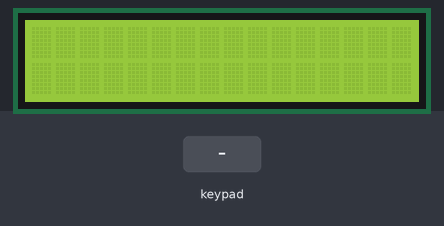
Recording of a sketch running on a simulated Arduino Uno, built with avr-gcc and run on an emulated ATmega328P. On the bench: 16×2 character LCD. Inputs (shaded band) come from the test bench.

Above: at 1.2 s.
1.3 s: keypad keys 9 8 7 6 # pressed 0.4 s apart
At 4.2 s:
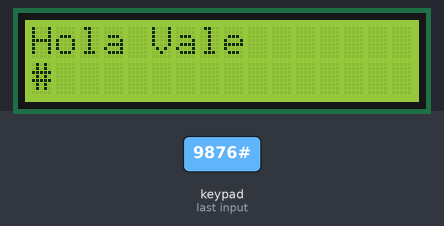
4.8 s: key 'D' pressed
At 5.6 s:
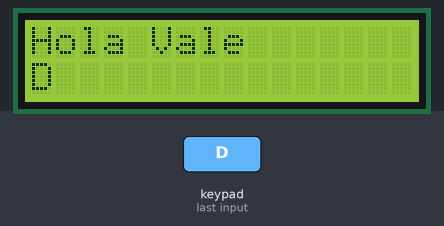
6.3 s: key 'C' pressed
7.8 s: keypad keys 9 8 7 6 * pressed 0.4 s apart
At 10.3 s:
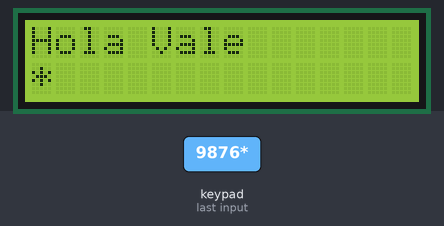
11.3 s: key 'B' pressed
At 12.1 s:
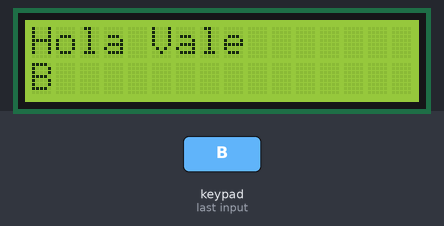
12.8 s: keypad keys 9 8 7 6 A pressed 0.4 s apart
At 15.3 s:
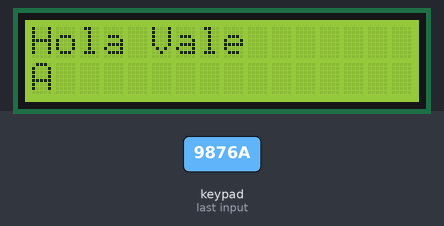
Timing chart, 0 to 16.8 s (numbered marks = the images above; inputs shaded):
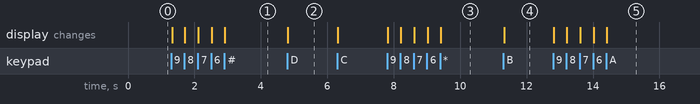

The sketch:

Teclado_Display.ino
```cpp
#include <Keypad.h>
#include  <Wire.h>
#include  <LiquidCrystal_I2C.h>

// Constructor de la librería de LCD 16x2
// Aqui se configuran los pines asignados a la pantalla del PCF8574
LiquidCrystal_I2C lcd(0x27,16,2);

// teclado
const byte filas = 4;     //Numero de filas del teclado
const byte columnas = 4;  //Numero de columnas del teclado

//Defino una matriz 4x4 con la posicion de las filas y columnas
char matriz[filas][columnas] =
{
  { 'D', 'C', 'B', 'A'},
  { '#', '9', '6', '3'},
  { '0', '8', '5', '2'},
  { '*', '7', '4', '1'},
};

byte pinesFilas[filas] = {9, 8, 7, 6};       //Pines donde van conectadas las filas del teclado
byte pinesColumnas[columnas] = {5, 4, 3, 2}; //Pines donde van conectadas las columnas del teclado

//Inicializo el teclado con el numero de filas, columnas, los pines del Arduino utilizados y la matriz
Keypad teclado = Keypad( makeKeymap(matriz), pinesFilas, pinesColumnas, filas, columnas);

void setup()
{
  // Inicializar el LCD
  lcd.init();

  //Encender la luz de fondo.
  lcd.backlight();
  //Serial.begin(9600);   //Inicializo el puerto serie
}

void loop()
{
  char tecla_presionada = teclado.getKey();    //Almaceno en una variable la tecla presionada

  // Mover el cursor a la primera posición de la pantalla (0, 0)
  lcd.home ();

  if (tecla_presionada)
  {
    Serial.println(tecla_presionada);   //Muestra la tecla presionada en el monitor serie
    lcd.print("Hola Vale");
    // Mover el cursor a la segunda linea (1) primera columna
    lcd.setCursor ( 0, 1 );
    lcd.print(tecla_presionada);
  }
}
```

Measured:
- after the input at 1.3 s, the display: first changes at once (image 1 shows a later state)
- after the input at 4.8 s, the display: changes at once (image 2)
- after the input at 7.8 s, the display: first changes at once (image 3 shows a later state)
- after the input at 11.3 s, the display: changes at once (image 4)
- after the input at 12.8 s, the display: first changes at once (image 5 shows a later state)
